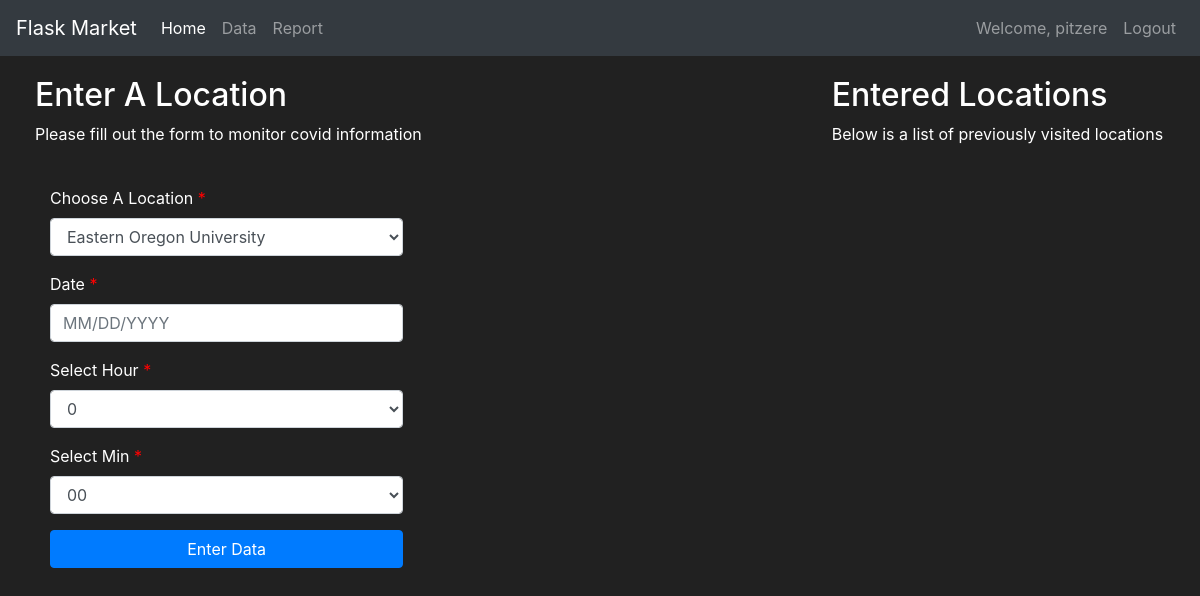
The app's page /data (signed in), older data.
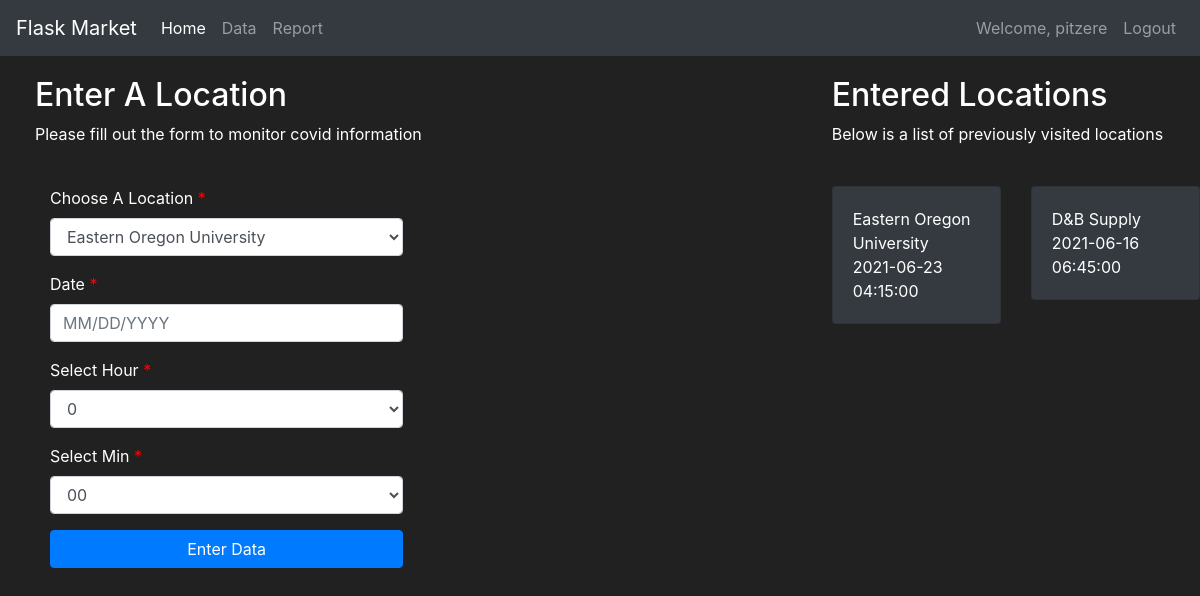
The same page, newer data.
### tracker/models.py (models this page shows, shortened)
class User(db.Model, UserMixin):
    first = db.Column(db.String(length=30), nullable=False)
    last = db.Column(db.String(length=30), nullable=False)
    username = db.Column(db.String(length=30), nullable=False, unique=True)
    password_hash = db.Column(db.String(length=60), nullable=False)
    is_infected = db.Column(db.Boolean(), nullable=False, default=False)
    infection_chance = db.Column(db.Float(), nullable=False, default=0)
    id = db.Column(db.Integer(), primary_key=True)
    @property
    def password(self):
        return self.password

class Location(db.Model):
    id = db.Column(db.Integer(), primary_key=True)
    name = db.Column(db.String(length=30), nullable=False)
    infection = db.Column(db.Float(), nullable=False, default=0.0)
    owner = db.Column(db.Integer(), db.ForeignKey('user.id'))
    date = db.Column(db.Date(), default='2020-01-01 12:00')
    time = db.Column(db.Time(), default='00:00')

### tracker/routes.py (the view, shortened to what this page needs)
@app.route('/data', methods=['GET', 'POST'])
@login_required
def data_page():
    data_form = EnterDataForm()
    if request.method == "GET":
        owned_locations = Location.query.filter_by(owner=current_user.id)
        return render_template('data.html', data_form=data_form, owned_locations=owned_locations)

### tracker/forms.py (shortened to what this page needs)
class EnterDataForm(FlaskForm):
    submit = SubmitField(label='Enter Data')

### tracker/models.py (called while the page is built)
@login_manager.user_loader
def load_user(user_id):
    return User.query.get(int(user_id))

### tracker/templates/data.html (shortened to what this page needs)
{% extends 'base.html' %}
{% block content %}
<div class="row" style="margin-top:20px; margin-left:20px">
    <div class="col-8">
        <h2>Enter A Location</h2>
        <p>Please fill out the form to monitor covid information</p>
        <br>
        <div class="container-fluid">
            <div class="row">
                <div class="col-md-6 col-sm-6 col-xs-12">
                    <form method="POST">
                        <div class="form-group ">
                            <label class="control-label requiredField" for="Location"> Choose A Location
                                <span class="asteriskField">
                                    *
                                </span>
                            </label>
                            <select class="select form-control" id="Location" name="Location">
                                <option value="Eastern Oregon University"> Eastern Oregon University </option>
                            </select>
                        </div>
                        <div class="form-group ">
                            <label class="control-label requiredField" for="date"> Date
                                <span class="asteriskField">
                                    *
                                </span>
                            </label>
                            <input class="form-control" id="date" name="date" placeholder="MM/DD/YYYY" type="text" />
                        </div>
                        <div class="form-group ">
                            <label class="control-label requiredField" for="Hour"> Select Hour
                                <span class="asteriskField">
                                    *
                                </span>
                            </label>
                            <select class="select form-control" id="Hour" name="Hour">
                                {% for i in range(24) %}
                                <option value="{{ i }}"> {{ i }} </option>
                                {% endfor %}
                            </select>
                        </div>
                        <div class="form-group ">
                            <label class="control-label requiredField" for="Min"> Select Min
                                <span class="asteriskField">
                                    *
                                </span>
                            </label>
                            <select class="select form-control" id="Min" name="Min">
                                <option value="00"> 00 </option>
                            </select>
                        </div>
                        <div class="form-group">
                            <div>
                                {{ data_form.submit( class="btn btn-primary btn-block")}}
                            </div>
                        </div>
                    </form>
                </div>
            </div>
        </div>
    </div>
    <div class="col-4">
        <h2>Entered Locations</h2>
        <p>Below is a list of previously visited locations</p>
        <br>
        <div class="row">
            {% for owned_location in owned_locations %}
            <div class="col-md-6">
                <div style="margin-bottom: 5px" class="card text-left bg-dark">
                    <div class="card-body">
                        {{ owned_location.name }}
                        <br>
                        {{ owned_location.date }}
                        <br>
                        {{ owned_location.time }}
                    </div>
                </div>
            </div>
            {% endfor %}
        </div>
    </div>
</div>
{% endblock %}

### tracker/templates/base.html (shortened to what this page needs)
<!doctype html>
<html lang="en">
<head>
	<link rel="stylesheet" href="https://cdn.jsdelivr.net/npm/bootstrap@4.5.3/dist/css/bootstrap.min.css">
</head>
<body>
	<nav class="navbar navbar-expand-md navbar-dark bg-dark"> <a class="navbar-brand" href="#">Flask Market</a>
		<div class="collapse navbar-collapse" id="navbarNav">
			<ul class="navbar-nav mr-auto">
				<li class="nav-item active"> <a class="nav-link" href="{{ url_for('home_page') }}">Home <span class="sr-only">(current)</span></a> </li>
				<li class="nav-item"> <a class="nav-link" href="{{ url_for('data_page') }}">Data</a> </li>
				<li class="nav-item"> <a class="nav-link" href="{{ url_for('report_page') }}">Report</a> </li>
			</ul>
			{% if current_user.is_authenticated %}
			<ul class="navbar-nav">
				<li class="nav-item"> <a class="nav-link">Welcome, {{ current_user.username }}</a> </li>
				<li class="nav-item"> <a class="nav-link" href="{{ url_for('logout_page') }}">Logout</a> </li>
			</ul> {% else %}
			<ul class="navbar-nav">
				<li class="nav-item"> <a class="nav-link" href="{{ url_for('login_page') }}">Login</a> </li>
				<li class="nav-item"> <a class="nav-link" href="{{ url_for('register_page') }}">Register</a> </li>
			</ul> {% endif %} </div>
	</nav>
	{% block content %}
	{% endblock %}
	<link rel="stylesheet" href="https://cdnjs.cloudflare.com/ajax/libs/bootstrap-datepicker/1.4.1/css/bootstrap-datepicker3.css" /> </body>
</html>

### tracker/templates/data.html (style rules this page uses)
.asteriskField { color: red; }

### tracker/templates/base.html (style rules this page uses)
body { background-color: #212121; color: white }

Row changes from the older to the newer data that the page shows:
added Location: name "Eastern Oregon University", date "2021-06-23", time "04:15:00"
added Location: name "D&B Supply", date "2021-06-16", time "06:45:00"
